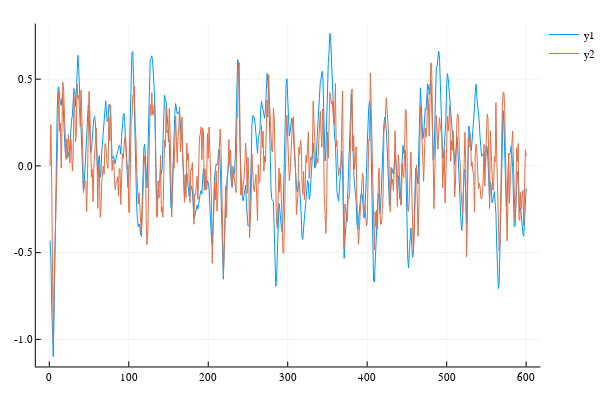

Notebook code cell kept with this figure:
### Code cell
n = 2
plot(x[n,:])
plot!(x̄[n,:])

### Figure 1 — Plotly figure (JSON) as saved in the notebook; plotly's stock layout.template omitted (floating-point values rounded to 4 significant figures; data arrays with more than 128 entries replaced by an {"elided": "..."} marker saying what was removed)
{"data": [{"colorbar": {"title": ""}, "legendgroup": "y1", "line": {"color": "rgba(0, 154, 250, 1.000)", "dash": "solid", "shape": "linear", "width": 1}, "mode": "lines", "name": "y1", "showlegend": true, "type": "scatter", "x": {"elided": "600 int values"}, "xaxis": "x1", "y": {"elided": "600 float values"}, "yaxis": "y1", "zmax": null, "zmin": null}, {"colorbar": {"title": ""}, "legendgroup": "y2", "line": {"color": "rgba(227, 111, 71, 1.000)", "dash": "solid", "shape": "linear", "width": 1}, "mode": "lines", "name": "y2", "showlegend": true, "type": "scatter", "x": {"elided": "600 int values"}, "xaxis": "x1", "y": {"elided": "600 float values"}, "yaxis": "y1", "zmax": null, "zmin": null}], "layout": {"annotations": [], "height": 400, "legend": {"bgcolor": "rgba(255, 255, 255, 1.000)", "bordercolor": "rgba(0, 0, 0, 1.000)", "font": {"color": "rgba(0, 0, 0, 1.000)", "family": "sans-serif", "size": 11}, "tracegroupgap": 0, "x": 1, "y": 1}, "margin": {"b": 20, "l": 0, "r": 0, "t": 20}, "paper_bgcolor": "rgba(255, 255, 255, 1.000)", "plot_bgcolor": "rgba(255, 255, 255, 1.000)", "showlegend": true, "width": 600, "xaxis": {"anchor": "y1", "domain": [0.06582, 0.9934], "gridcolor": "rgba(0, 0, 0, 0.100)", "gridwidth": 0.5, "linecolor": "rgba(0, 0, 0, 1.000)", "mirror": false, "range": [-16.97, 618.0], "showgrid": true, "showline": true, "showticklabels": true, "tickangle": 0, "tickcolor": "rgb(0, 0, 0)", "tickfont": {"color": "rgba(0, 0, 0, 1.000)", "family": "sans-serif", "size": 11}, "tickmode": "array", "ticks": "inside", "ticktext": ["0", "100", "200", "300", "400", "500", "600"], "tickvals": [0, 100, 200, 300, 400, 500, 600], "title": "", "titlefont": {"color": "rgba(0, 0, 0, 1.000)", "family": "sans-serif", "size": 15}, "type": "-", "visible": true, "zeroline": false, "zerolinecolor": "rgba(0, 0, 0, 1.000)"}, "yaxis": {"anchor": "x1", "domain": [0.03762, 0.9902], "gridcolor": "rgba(0, 0, 0, 0.100)", "gridwidth": 0.5, "linecolor": "rgba(0, 0, 0, 1.000)", "mirror": false, "range": [-1.156, 0.8205], "showgrid": true, "showline": true, "showticklabels": true, "tickangle": 0, "tickcolor": "rgb(0, 0, 0)", "tickfont": {"color": "rgba(0, 0, 0, 1.000)", "family": "sans-serif", "size": 11}, "tickmode": "array", "ticks": "inside", "ticktext": ["-1.0", "-0.5", "0.0", "0.5"], "tickvals": [-1, -0.5, 0, 0.5], "title": "", "titlefont": {"color": "rgba(0, 0, 0, 1.000)", "family": "sans-serif", "size": 15}, "type": "-", "visible": true, "zeroline": false, "zerolinecolor": "rgba(0, 0, 0, 1.000)"}}}
